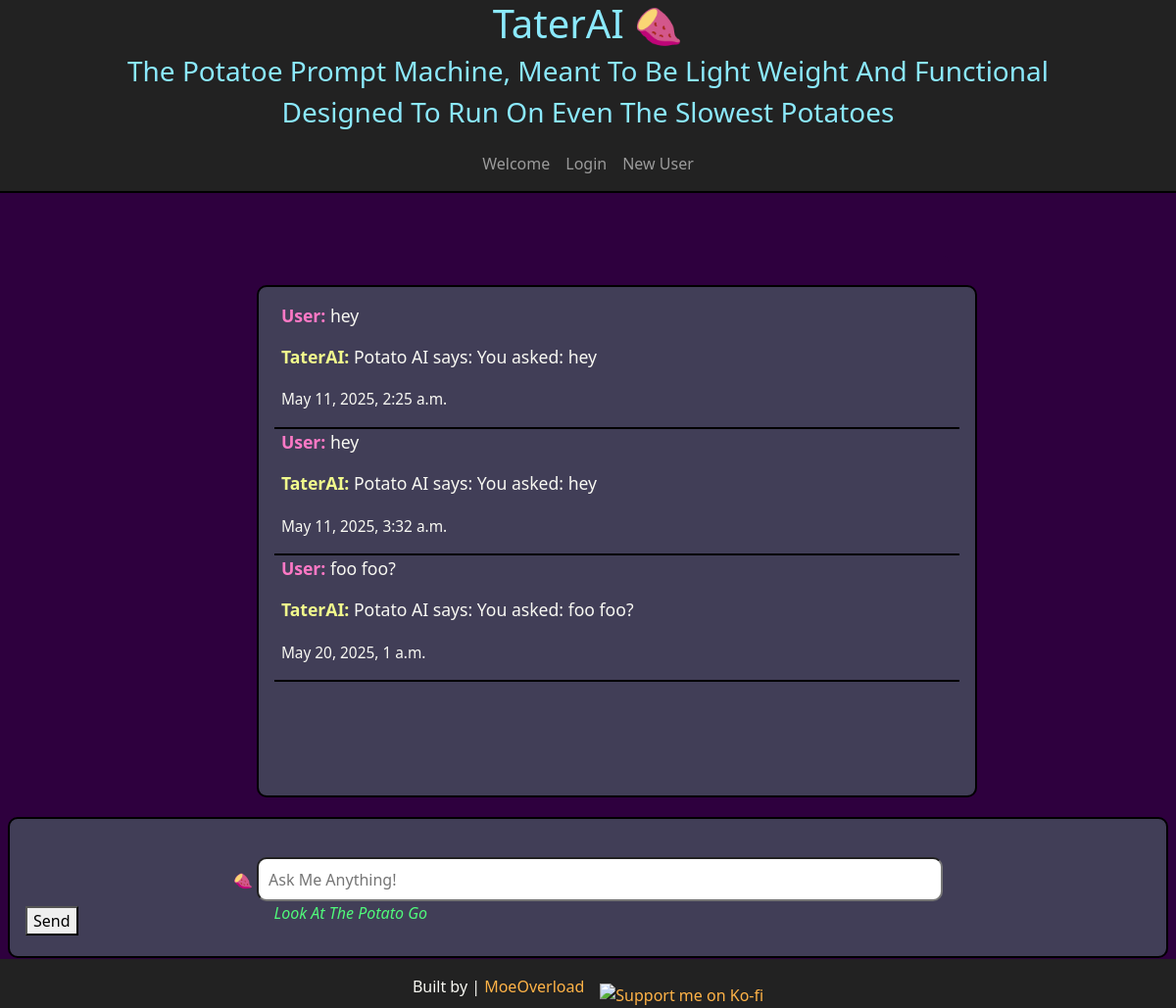
Page /chat/ on the committed database.
### chat/models.py (models this page shows, shortened)
class ChatMessage(models.Model):
    session = models.ForeignKey(ChatSession, on_delete=models.CASCADE, related_name='messages', null=True)
    user_input = models.TextField()
    ai_response = models.TextField()
    timestamp = models.DateTimeField(auto_now_add=True)

### chat/views.py (the view)
# urls.py: path('chat/' , views.chatpage, name='chatpage'),
def chatpage(request):
    chat_history = ChatMessage.objects.all().order_by("-timestamp")[:10]   # Get all previous chat messages from the DB
    if request.method == "POST":
        user_input = request.POST.get('prompt')
        ai_response = f"Potato AI says: You asked: {user_input}"
        ChatMessage.objects.create(user_input=user_input, ai_response=ai_response)
        return render(request, 'chat/chatPage.html', {'chat_history': chat_history, 'user_input': user_input, 'ai_response': ai_response})
    return render(request, 'chat/chatPage.html', {'chat_history': chat_history})

### chat/templates/chat/chatPage.html (shortened to what this page needs)
{%extends "chat/layout.html"%}
    {%block content%}
        <section class="OutputSection">
            <div class="OutputContainer">
                {% for message in chat_history reversed %}
                <div style="border-bottom: 2px solid black;">
                    <div class="MockPrompt">
                        <p><strong>User:</strong> {{ message.user_input }}</p>
                    </div>
                    <div class="MockResponse">
                        <p><strong>TaterAI:</strong> {{ message.ai_response }}</p>
                        <p><small>{{ message.timestamp }}</small></p>
                    </div>
                </div>
                {% endfor %}
                <div style="height: 100px;"></div>
            </div>
        </section>
        <br><br>
        <section class="container" >
            <div class="FormContainer">
                <form method="post">
                    <div class="PromptContainer">
                        <span class="emojiPrefix" >🍠</span>
                        <input type="text" id="promptInput" name="prompt" class="PromptInput" value="{{ user_input }}" placeholder="Ask Me Anything!">
                    </div>
                    <div class="submitSection">
                        <button type="submit">Send</button>
                        <p class="potatoText">Look At The Potato Go</p>
                    </div>
                </form>
            </div>
        </section>
	{%endblock%}

### chat/static/chat/styles.css (style rules this page uses)
.potatoText { font-style: italic; color: #50FA7B; }
.FormContainer { position: fixed; bottom: 51px; left: 8px; right: 8px; z-index: 999; background-color: #413e57; border: 2px solid black; border-radius: 10px; width: auto; max-height: 150px; padding: 1rem; }
.PromptInput { border-radius: 10px; width: 700px; height: 45px; padding: 10px; font-size: 16px; }
.PromptContainer { text-align: center; padding-top: 2%; }
.submitSection { display: flex; align-items: center; gap: 200px; }
.OutputSection { border-radius: 6px; background-color: #2E003E; padding: 4%; width: 100%; box-sizing: border-box; }
.OutputContainer { background-color: #413e57; border: 2px solid black; border-radius: 10px; width: 735px; padding: 1rem; box-sizing: border-box; }
.MockPrompt { color:#F8F8F2; margin-left:1%; text-align: left; margin-bottom: 1rem; font-size: 1.1rem; line-height: 1.5; }
.MockResponse { color:#F8F8F2; text-align: left; margin-left: 1%; margin-bottom: 1rem; font-size: 1.1rem; line-height: 1.5; }
.MockPrompt strong { color: #FF79C6; }
.MockResponse strong { color: #F1FA8C; }

### rows in the picture
ChatMessage: user_input "hey", ai_response "Potato AI says: You asked: hey", timestamp "May 11, 2025, 2:25 a.m."
ChatMessage: user_input "hey", ai_response "Potato AI says: You asked: hey", timestamp "May 11, 2025, 3:32 a.m."
ChatMessage: user_input "foo foo?", ai_response "Potato AI says: You asked: foo foo?", timestamp "May 20, 2025, 1 a.m."
